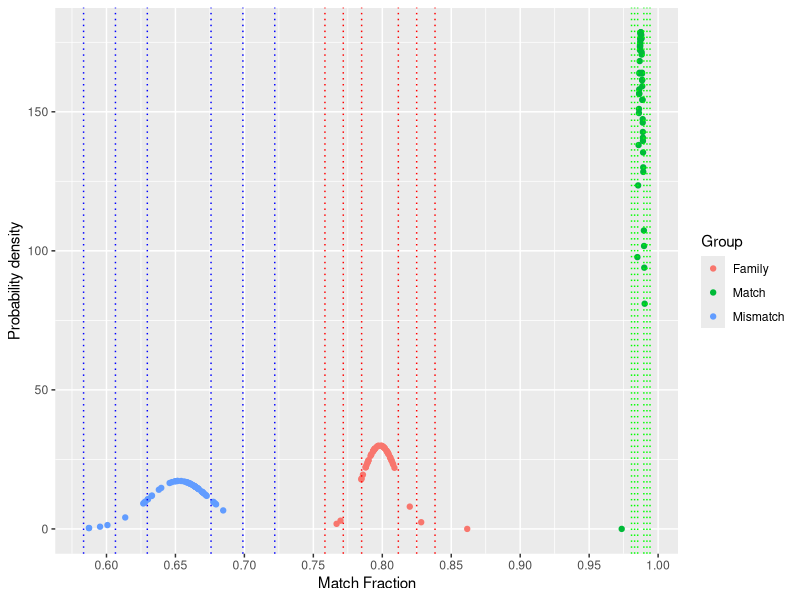

Here is the R script that generated this plot:
library("readxl")
library("tidyverse")


match <- as.data.frame(read_excel("ws_parcheck_match.xlsx"))
no_match <- as.data.frame(read_excel("ws_parcheck_nonmatch.xlsx"))
family <- as.data.frame(read_excel("ws_parcheck_family.xlsx"))


match$`Match Fraction` <- as.numeric(match$`Match Fraction`)
no_match$`Match Fraction` <- as.numeric(no_match$`Match Fraction`)
family$`Match Fraction` <- as.numeric(family$`Match Fraction`)

match <- match %>% add_column(Group = 'Match')
no_match <- no_match %>% add_column(Group = 'Mismatch')
family <- family %>% add_column(Group = 'Family')

match <- match %>% add_column(dnorm = dnorm(match$`Match Fraction`, mean = mean(match$`Match Fraction`), sd = sd(match$`Match Fraction`)))
no_match <- no_match %>% add_column(dnorm = dnorm(no_match$`Match Fraction`, mean = mean(no_match$`Match Fraction`), sd = sd(no_match$`Match Fraction`)))
family <- family %>% add_column(dnorm = dnorm(family$`Match Fraction`, mean = mean(family$`Match Fraction`), sd = sd(family$`Match Fraction`)))




match_fractions <-
  full_join(match %>% dplyr::select(`Match Fraction`, Group, dnorm),
            no_match %>% dplyr::select(`Match Fraction`, Group, dnorm))
match_fractions <- full_join(match_fractions, family %>% dplyr::select(`Match Fraction`, Group, dnorm))



ggplot(match_fractions, aes(`Match Fraction`, dnorm)) +
  geom_point(aes(color = Group)) +
  scale_x_continuous(breaks = seq(0,1,by=0.05)) + 
  ylab("Probability density") +
  geom_vline(xintercept = mean(match$`Match Fraction`)+sd(match$`Match Fraction`), linetype="dotted", color = "green") + # one sd from mean
  geom_vline(xintercept = mean(match$`Match Fraction`)-sd(match$`Match Fraction`), linetype="dotted", color = "green") + # one sd from mean
  geom_vline(xintercept = mean(match$`Match Fraction`)+2*sd(match$`Match Fraction`), linetype="dotted", color = "green") + # two sd from mean
  geom_vline(xintercept = mean(match$`Match Fraction`)-2*sd(match$`Match Fraction`), linetype="dotted", color = "green") + # two sd from mean
  geom_vline(xintercept = mean(match$`Match Fraction`)+3*sd(match$`Match Fraction`), linetype="dotted", color = "green") + # three sd from mean
  geom_vline(xintercept = mean(match$`Match Fraction`)-3*sd(match$`Match Fraction`), linetype="dotted", color = "green") + # three sd from mean
  geom_vline(xintercept = mean(no_match$`Match Fraction`)+sd(no_match$`Match Fraction`), linetype="dotted", color = "blue") + # one sd from mean
  geom_vline(xintercept = mean(no_match$`Match Fraction`)-sd(no_match$`Match Fraction`), linetype="dotted", color = "blue") + # one sd from mean
  geom_vline(xintercept = mean(no_match$`Match Fraction`)+2*sd(no_match$`Match Fraction`), linetype="dotted", color = "blue") + # two sd from mean
  geom_vline(xintercept = mean(no_match$`Match Fraction`)-2*sd(no_match$`Match Fraction`), linetype="dotted", color = "blue") + # two sd from mean
  geom_vline(xintercept = mean(no_match$`Match Fraction`)+3*sd(no_match$`Match Fraction`), linetype="dotted", color = "blue") + # three sd from mean
  geom_vline(xintercept = mean(no_match$`Match Fraction`)-3*sd(no_match$`Match Fraction`), linetype="dotted", color = "blue") + # three sd from mean
  geom_vline(xintercept = mean(family$`Match Fraction`)+sd(family$`Match Fraction`), linetype="dotted", color = "red") + # one sd from mean
  geom_vline(xintercept = mean(family$`Match Fraction`)-sd(family$`Match Fraction`), linetype="dotted", color = "red") + # one sd from mean
  geom_vline(xintercept = mean(family$`Match Fraction`)+2*sd(family$`Match Fraction`), linetype="dotted", color = "red") + # two sd from mean
  geom_vline(xintercept = mean(family$`Match Fraction`)-2*sd(family$`Match Fraction`), linetype="dotted", color = "red") + # two sd from mean
  geom_vline(xintercept = mean(family$`Match Fraction`)+3*sd(family$`Match Fraction`), linetype="dotted", color = "red") + # three sd from mean
  geom_vline(xintercept = mean(family$`Match Fraction`)-3*sd(family$`Match Fraction`), linetype="dotted", color = "red") # three sd from mean






